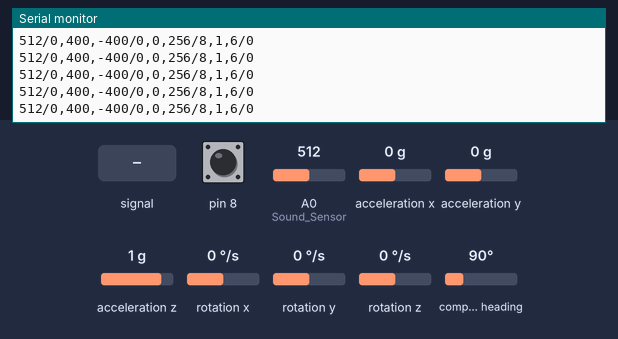
A sketch run on a simulated Arduino Uno, built with avr-gcc and run on an emulated ATmega328P. On the bench: the last lines printed to the serial monitor. Wiring (inferred from the names in the program): HMC5883L compass at I2C address 0x1E; ADXL345 accelerometer at I2C address 0x53; ITG-3200 gyroscope at I2C address 0x68. Inputs (shaded band) come from the test bench; at power-on: acceleration x 0 g, A0 (Sound_Sensor) = 512, acceleration y 0 g, acceleration z 1 g, pin 8 HIGH, rotation x 0 °/s, rotation y 0 °/s, rotation z 0 °/s, compass heading 90°.

Above: at 1.2 s.
1.3 s: A0 (Sound_Sensor) fed a 200 Hz sine of ±460 counts around its level
At 2.2 s:
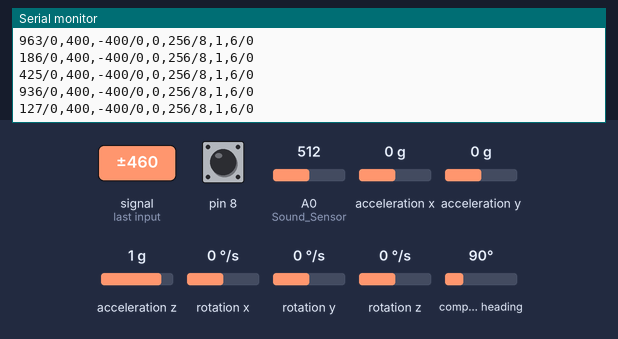
4.3 s: acceleration x set to 0.8 g
At 5.4 s:
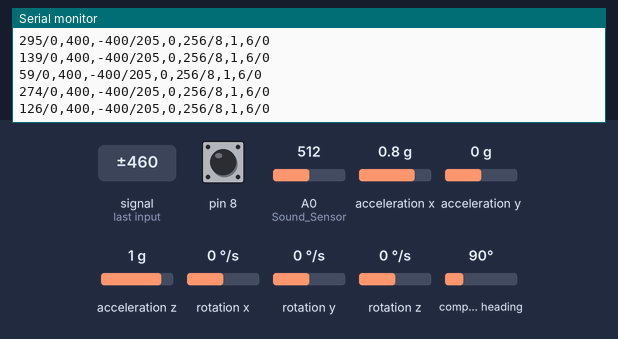
7.3 s: A0 (Sound_Sensor) set to 716
At 7.9 s:
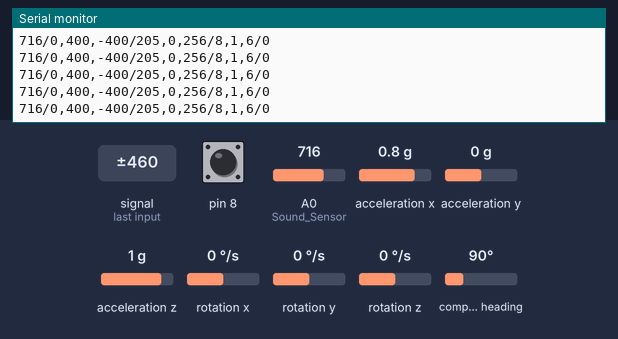
10.3 s: acceleration y set to 0.8 g
At 11.0 s:
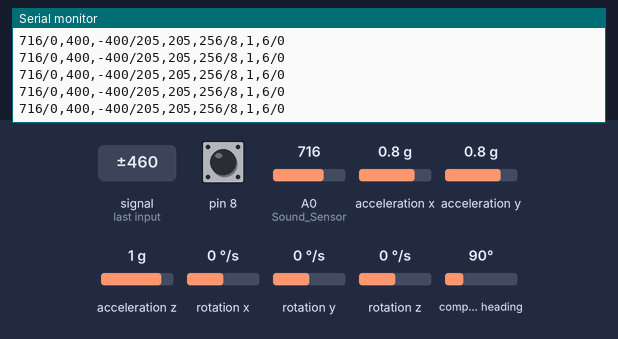
13.3 s: A0 (Sound_Sensor) fed a 2 Hz sine of ±306 counts around its level
At 14.1 s:
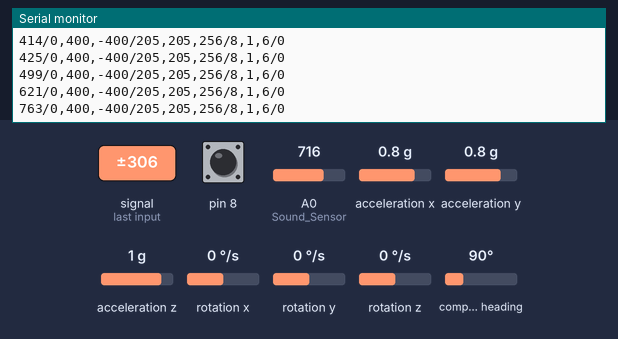
16.3 s: acceleration z set to -1.4 g
At 17.4 s:
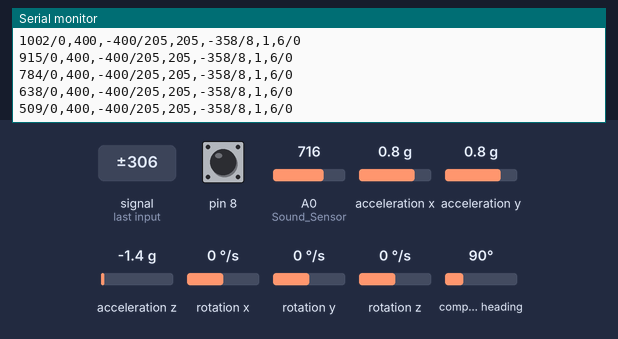
Timing chart, 0 to 19.3 s (numbered marks = the images above; inputs shaded):
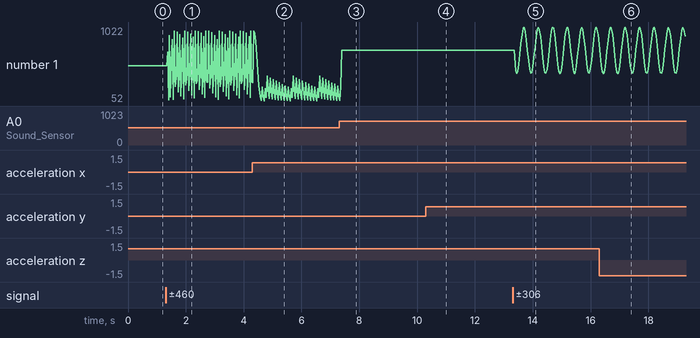

The sketch:

Eatduino.ino
```cpp
#include <Wire.h> //I2C Arduino Library
#define HMC 0x1E //0011110b, I2C 7bit address of HMC5883, 지자기 센서
#define ACC 0x53 // I2C 7bit address of ADXL345, 가속도 센서
#define A_TO_READ (6)
#define GYRO 0x68 // I2C 7bit address of ITG3205, 자이로 센서
#define G_SMPLRT_DIV 0x15
#define G_DLPF_FS 0x16
#define G_INT_CFG 0x17
#define G_PWR_MGM 0x3E
#define G_TO_READ 8
#define TIME_MSG_LEN  11   // time sync to PC is HEADER and unix time_t as ten ascii digits
#define TIME_HEADER  255   // Header tag for serial time sync message

int Sound_Sensor = A0;
int Sensor_val;
int hx, hy, hz, turetemp;
int g_offx = 120;
int g_offy = 20;
int g_offz = 93;
byte addr;
char time_string[100];

void writeTo(int DEVICE, byte address, byte val)
{
  Wire.beginTransmission(DEVICE);
  Wire.write(address);
  Wire.write(val);
  Wire.endTransmission();
}

void readFrom(int DEVICE, byte address, int num, byte buff[])
{
  Wire.beginTransmission(DEVICE);
  Wire.write(address);
  Wire.endTransmission();
  Wire.beginTransmission(DEVICE);
  Wire.requestFrom(DEVICE, num);
  int i = 0;
  while (Wire.available())
  {
    buff[i] = Wire.read();
    i++;
  }
  Wire.endTransmission();
}

void initAcc() {
  writeTo(ACC, 0x2D, 1 << 3);
  writeTo(ACC, 0x31, 0x0B);
  writeTo(ACC, 0x2C, 0x09);

  writeTo(GYRO, G_PWR_MGM, 0x00);  //ITG3205 set
  writeTo(GYRO, G_SMPLRT_DIV, 0x07);
  writeTo(GYRO, G_DLPF_FS, 0x1E);   // +/- 2000 dgrs/sec, 1KHz
  writeTo(GYRO, G_INT_CFG, 0x00);
}

void getAccelerometerData(int * result)
{
  int regAddress = 0x32;
  byte buff[A_TO_READ];
  readFrom(ACC, regAddress, A_TO_READ, buff);
  result[0] = (((int)buff[1]) << 8) | buff[0];
  result[1] = (((int)buff[3]) << 8) | buff[2];
  result[2] = (((int)buff[5]) << 8) | buff[4];
}

void getGyroscopeData(int * result)
{
  int regAddress = 0x1B;
  int temp, x, y, z;
  byte buff[G_TO_READ];
  readFrom(GYRO, regAddress, G_TO_READ, buff);
  result[0] = ((buff[2] << 8) | buff[3]) + g_offx;
  result[1] = ((buff[4] << 8) | buff[5]) + g_offy;
  result[2] = ((buff[6] << 8) | buff[7]) + g_offz;
  result[3] = (buff[0] << 8) | buff[1];
}

void setup() {
  Serial.begin(9600);
  pinMode(8, INPUT_PULLUP);

  Wire.begin();

  //Put the HMC5883 IC into the correct operating mode
  Wire.beginTransmission(HMC); //open communication with HMC5883
  Wire.write(0x02); //select mode register
  Wire.write(0x00); //continuous measurement mode
  Wire.endTransmission();

  initAcc();
}

void loop() {
  int acc[3];
  int gyro[4];
  //Sound Sensor
  //normal value of 'Sensor val' = 200~380
  Sensor_val = analogRead(Sound_Sensor);
  Serial.print(Sensor_val);
  Serial.print("/");
  //Geomagnetic sensor
  int x, y, z; //triple axis data

  //Tell the HMC5883 where to begin reading data
  Wire.beginTransmission(HMC);
  Wire.write(0x03); //select register 3, X MSB register
  Wire.endTransmission();


  //Read data from each axis, 2 registers per axis
  Wire.requestFrom(HMC, 6);
  if (6 <= Wire.available()) {
    x = Wire.read() << 8; //X msb
    x |= Wire.read(); //X lsb
    z = Wire.read() << 8; //Z msb
    z |= Wire.read(); //Z lsb
    y = Wire.read() << 8; //Y msb
    y |= Wire.read(); //Y lsb
  }

  //Print out values of each axis
  Serial.print(x);
  Serial.print(",");
  Serial.print(y);
  Serial.print(",");
  Serial.print(z);
  Serial.print("/");


  //ACC sensor
  getAccelerometerData(acc);
  hx = acc[0];
  hy = acc[1];
  hz = acc[2];
  Serial.print(hx);
  Serial.print(",");
  Serial.print(hy);
  Serial.print(",");
  Serial.print(hz);
  Serial.print("/");
  //Gyro sensor
  getGyroscopeData(gyro);
  hx = gyro[0] / 14.375;
  hy = gyro[1] / 14.375;
  hz = gyro[2] / 14.375;
  Serial.print(hx);
  Serial.print(",");
  Serial.print(hy);
  Serial.print(",");
  Serial.print(hz);
  Serial.print("/");
  // button

  int value = digitalRead(8);
  if (value == LOW) {
    Serial.print("1");
  }
  else {
    Serial.print("0");
  }
  Serial.println();
}
```

Measured:
- after the input at 1.3 s, the serial monitor: prints a new line after 0.07 s (image 1)
- after the input at 4.3 s, the serial monitor: prints a new line after 0.05 s (image 2)
- after the input at 7.3 s, the serial monitor: prints a new line after 0.10 s (image 3)
- after the input at 10.3 s, the serial monitor: prints a new line after 0.07 s (image 4)
- after the input at 13.3 s, the serial monitor: prints a new line after 0.10 s (image 5)
- plotted number 1: 512 → 296 after the input at 1.3 s, 296 → 114 after the input at 4.3 s, 114 → 716 after the input at 7.3 s, 716 → 794 after the input at 13.3 s
